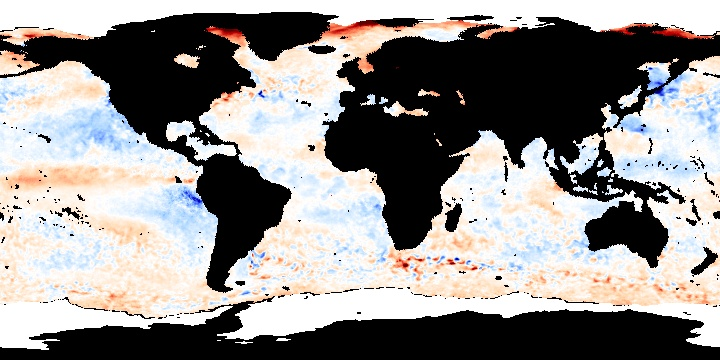
#> input picture assets/ocean/ocean_temp_sep_2002.jpeg, 720 x 360 px, found by its file name
$ python sobel.py   (older library calls are emulated)
#> lines starting #> are read from the running program, lines starting #| are printed output that depends on the picture; after the words box and inside, x2 and y2 are one past the last pixel; in counts of white or black regions, pixels touching at a corner belong together
### src/detecção-bordas/barrelImg.py
import cv2

# Carregar imagem
image = cv2.imread('./assets/ocean/ocean_temp_sep_2002.jpeg', 0)
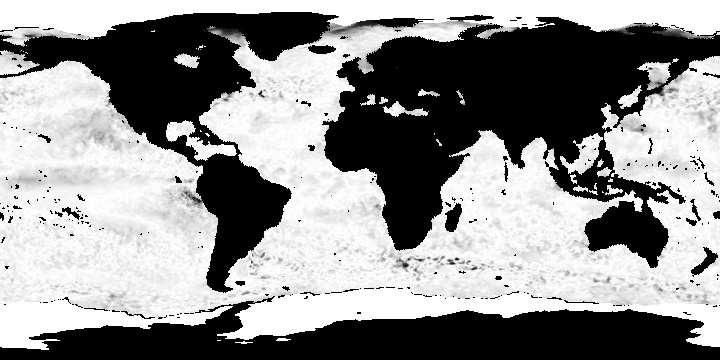
#> image: shape (360, 720); min 0, max 255, mean 143.6

### src/detecção-bordas/sobel.py
import cv2

import barrelImg

# Carregar imagem
# image = cv2.imread('image.jpg', 0)
image = barrelImg.image

# Aplicar operador Sobel
sobelx = cv2.Sobel(image, cv2.CV_64F, 1, 0, ksize=3) # Bordas horizontais
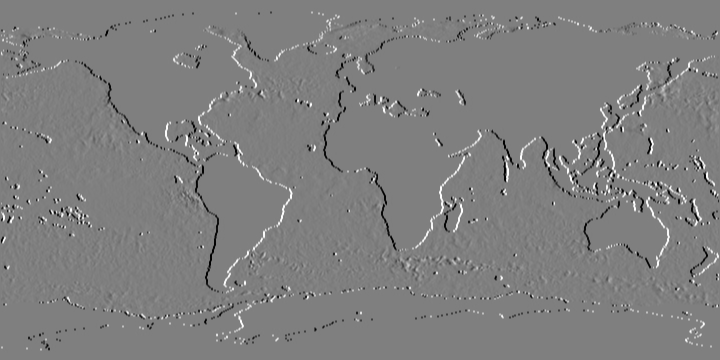
#> sobelx: shape (360, 720) float64; min -1018, max 1019, mean -0.1; drawn with min black and max white
sobely = cv2.Sobel(image, cv2.CV_64F, 0, 1, ksize=3) # Bordas verticais
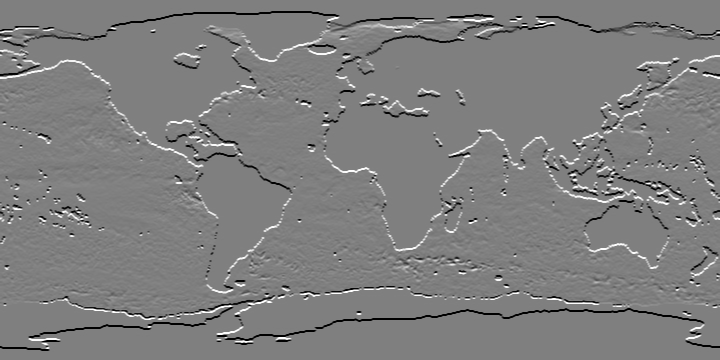
#> sobely: shape (360, 720) float64; min -1020, max 1020, mean -5.7; drawn with min black and max white
sobel = cv2.sqrt(sobelx**2 + sobely**2)
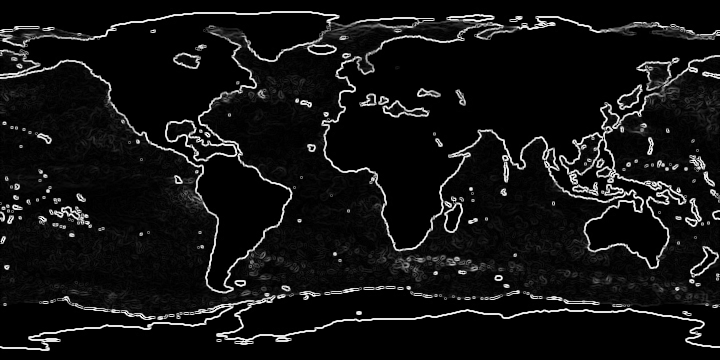
#> sobel: shape (360, 720) float64; min 0, max 1140.4, mean 85.1; drawn with min black and max white

cv2.imshow('Sobel', sobel)
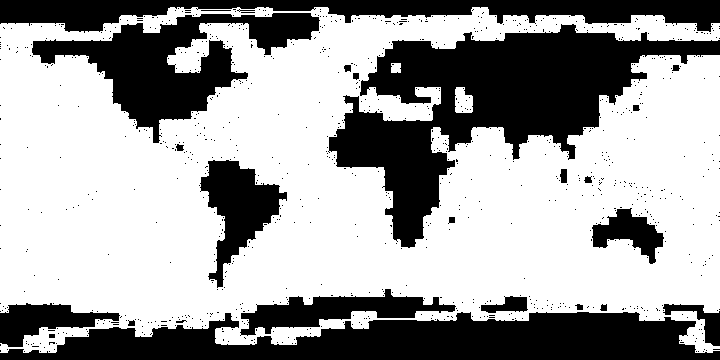
#> window 'Sobel': shape (360, 720); 63.2% white; 948 black regions (924 under 20 px), largest, box (x1, y1, x2, y2) and area: (328, 24, 720, 248) 31151, (0, 312, 720, 360) 22564, (32, 13, 320, 143) 13094
cv2.waitKey(0)
cv2.destroyAllWindows()
